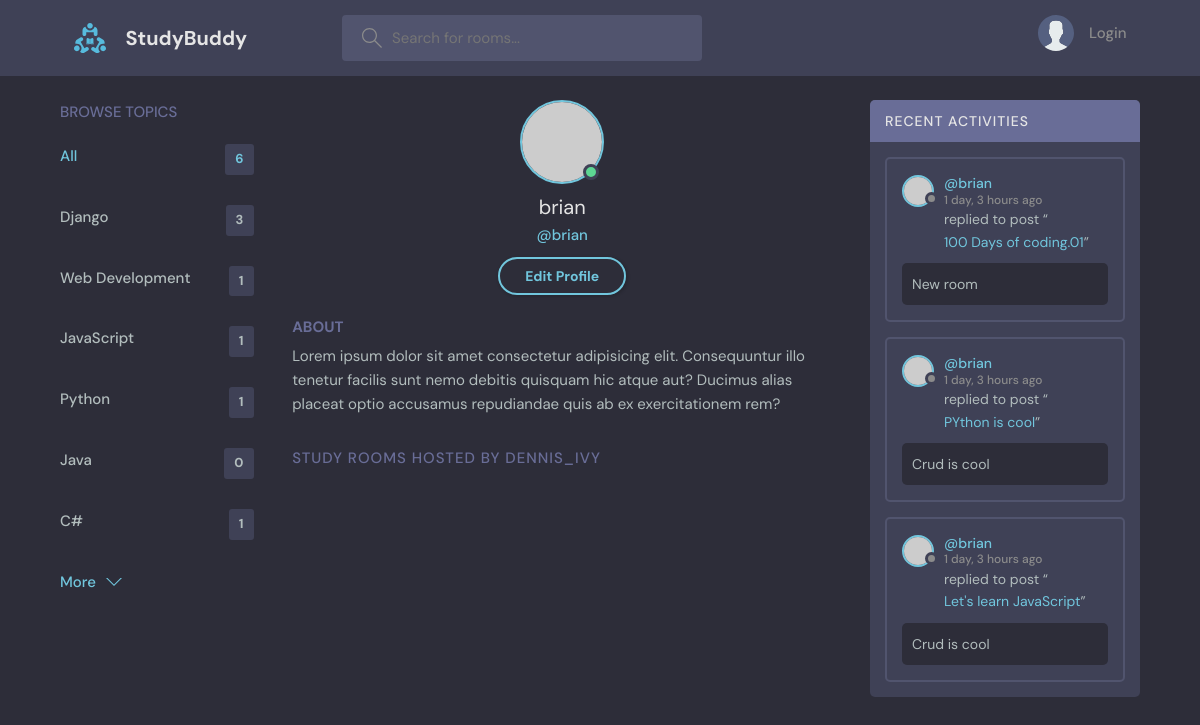
Screenshot of /profile/3/ with the database file from the repository.
### base/models.py (models this page shows, shortened)
class Topic(models.Model):
  name=models.CharField(max_length=200)
  class Meta:
    verbose_name="Topic"
    verbose_name_plural="Topics"

class Messages(models.Model):
  user=models.ForeignKey(User,on_delete=models.CASCADE,null=True)
  room=models.ForeignKey(Rooms,on_delete=models.CASCADE)
  body=models.TextField()
  updated=models.DateTimeField(auto_now_add=True)
  created=models.DateTimeField(auto_now=True)
  class Meta:
    verbose_name="Message"
    verbose_name_plural="Messages"
    ordering=['-updated','-created']

class Rooms(models.Model):
  host=models.ForeignKey(User,on_delete=models.CASCADE,null=True)
  topic=models.ForeignKey('Topic',on_delete=models.SET_NULL,null=True)
  name=models.CharField(max_length=200)
  description=models.TextField(null=True,blank=True)
  participants=models.ManyToManyField(User,related_name='participants',blank=True)
  created=models.DateTimeField(auto_now_add=True)
  updated=models.DateTimeField(auto_now=True)
  class Meta:
    ordering=['-updated','-created']
    verbose_name="Room"
    verbose_name_plural="Rooms"
    db_table="Room Table"
  def __str__(self):
    return self.name

### base/views.py (the view)
# urls.py: path('profile/<str:pk>/',views.userProfile,name='user-profile'),
def userProfile(request,pk):
  topics=models.Topic.objects.all()
  user=User.objects.get(id=pk)
  room_messages=user.messages_set.all()
  rooms=user.rooms_set.all()
  context={'user':user,
           'topics':topics,
           'room_messages':room_messages,
           'rooms':rooms
           }
  return render(request,'base/user_profile.html',context)

### base/templates/base/user_profile.html (shortened to what this page needs)
{% extends 'main.html' %}
{% block content %}
  <main class="profile-page layout layout--3">
    <div class="container">
      {% include 'base/browse_topics_component.html'%}
      <div class="roomList">
        <div class="profile">
          <div class="profile__avatar">
            <div class="avatar avatar--large active">
              <img src="https://randomuser.me/api/portraits/men/11.jpg" />
            </div>
          </div>
          <div class="profile__info">
            <h3>{{user.username}}</h3>
            <p>@{{user.username}}</p>
            <a href="edit-user.html" class="btn btn--main btn--pill">Edit Profile</a>
          </div>
          <div class="profile__about">
            <h3>About</h3>
            <p>
              Lorem ipsum dolor sit amet consectetur adipisicing elit. Consequuntur illo tenetur
              facilis sunt nemo debitis quisquam hic atque aut? Ducimus alias placeat optio
              accusamus repudiandae quis ab ex exercitationem rem?
            </p>
          </div>
        </div>
        <div class="roomList__header">
          <div>
            <h2>Study Rooms Hosted by dennis_ivy</a>
            </h2>
          </div>
        </div>
      </div>
      {% include 'base/activity_component.html'%}
    </div>
  </main>
{% endblock content %}

### base/templates/base/browse_topics_component.html
<div class="topics">
  <div class="topics__header">
    <h2>Browse Topics</h2>
  </div>
  <ul class="topics__list">
    <li>
      <a href="{% url 'home'%}" class="active">All <span>{{topics.count}}</span></a>
    </li>
    {% for topic in topics %}
    <li>
      <a href="{% url 'home' %}?q={{topic.name}}">{{topic.name}} <span>{{topic.rooms_set.all.count}}</span></a>
    </li>
    {% endfor %}
  </ul>
  <a class="btn btn--link" href="topics.html">
    More
    <svg version="1.1" xmlns="http://www.w3.org/2000/svg" width="32" height="32" viewBox="0 0 32 32">
      <title>chevron-down</title>
      <path d="M16 21l-13-13h-3l16 16 16-16h-3l-13 13z"></path>
    </svg>
  </a>
</div>

### base/templates/base/activity_component.html (shortened to what this page needs)
<div class="activities">
          <div class="activities__header">
            <h2>Recent Activities</h2>
          </div>
          {% for message in room_messages %}
          <div class="activities__box">
            <div class="activities__boxHeader roomListRoom__header">
              <a href="{%url 'user-profile' message.user.id %}" class="roomListRoom__author">
                <div class="avatar avatar--small">
                  <img src="https://randomuser.me/api/portraits/women/11.jpg" />
                </div>
                <p>
                  @{{ message.user }}
                  <span>{{message.created|timesince}} ago</span>
                </p>
              </a>
            </div>
            <div class="activities__boxContent">
              <p>replied to post “<a href="{% url 'room' message.room.id %}">{{message.room}}</a>”</p>
              <div class="activities__boxRoomContent">
                {{message.body}}
              </div>
            </div>
          </div>
          {% endfor %}
        </div>

### rows the page displays
Topic: name "Django", rooms_set.all.count "3"
Topic: name "Web Development", rooms_set.all.count "1"
Topic: name "JavaScript", rooms_set.all.count "1"
Topic: name "Python", rooms_set.all.count "1"
Topic: name "Java", rooms_set.all.count "0"
Topic: name "C#", rooms_set.all.count "1"
Messages: user "brian", created "1 day, 3 hours", room "100 Days of coding.01", body "New room"
Messages: user "brian", created "1 day, 3 hours", room "PYthon is cool", body "Crud is cool"
Messages: user "brian", created "1 day, 3 hours", room "Let's learn JavaScript", body "Crud is cool"

### other values shown
{{ topics.count }} "6"
{{ user.username }} "brian"
